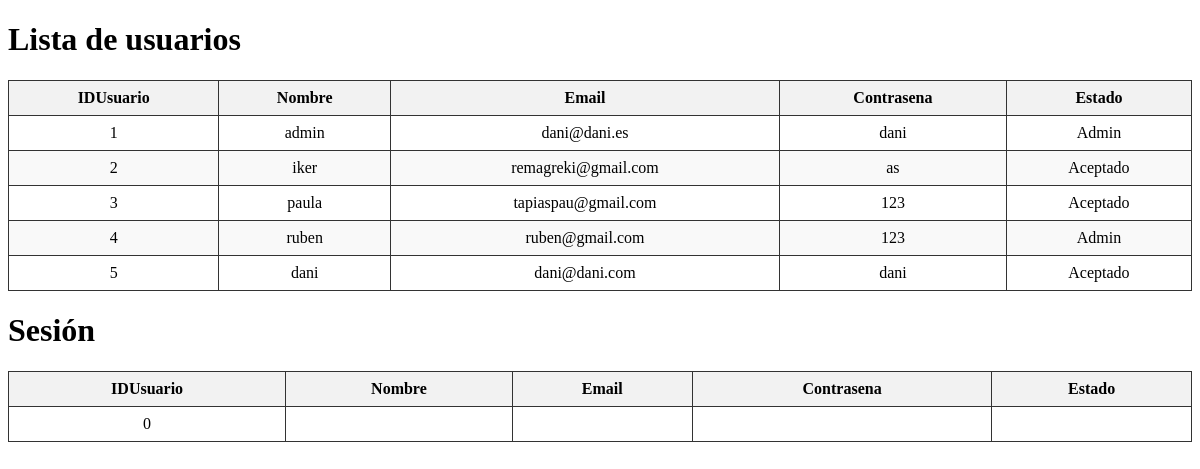
Page /db on the earlier database version.
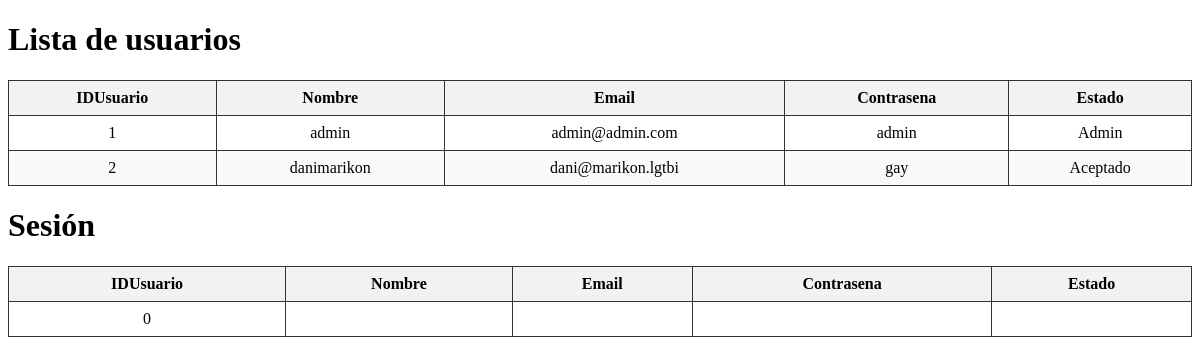
Same page on the later database version.
### tables this page shows
CREATE TABLE Usuario (
    IDUsuario INTEGER PRIMARY KEY AUTOINCREMENT,
    Nombre TEXT NOT NULL UNIQUE,
    Email TEXT NOT NULL UNIQUE,
    Contrasena TEXT NOT NULL,
    Estado TEXT NOT NULL DEFAULT 'Espera'
);

### app/controller/ui/ControladorVista.py (the view)
    @bp.route('/db')
    def bd():
        users = service.get_all()
        usuario_sesion = service.getSession()  # puede ser None si nadie ha iniciado sesión
        return render_template('db.html', usuarios=users, usuario_sesion=usuario_sesion)

### app/controller/model/GestorUsuarios.py (called while the page is built)
    def get_all(self):
        rows = self.db.execSQL(
            sql="SELECT * FROM Usuario"
        )
        return [ dict(row) for row in rows ]

    def getSession(self):
        return Sesion().getSession()

### app/controller/model/Sesion.py (called while the page is built)
    def __new__(cls):
        if cls._instance is None:
            cls._instance = super().__new__(cls)
            cls._instance.usuario = Usuario(0,'','','','',0)  # Inicializa un usuario vacío
        return cls._instance

    def getSession(self):
        return self.usuario.getData()

### app/controller/model/Usuario.py (called while the page is built)
    def getData(self):
        return {
            "IDUsuario": self.IDUsuario,
            "Nombre": self.Nombre,
            "Email": self.Email,
            "Contrasena": self.Contrasena,
            "Estado": self.Estado,
            "Favorito": self.Favorito
        }

### app/controller/ui/ControladorVista.py (called while the page is built)
def db_blueprint(db):
    bp = Blueprint('db', __name__)
    service = GestorUsuarios(db)
    @bp.route('/db')
    def bd():
        users = service.get_all()
        usuario_sesion = service.getSession()  # puede ser None si nadie ha iniciado sesión
        return render_template('db.html', usuarios=users, usuario_sesion=usuario_sesion)
    return bp

### app/templates/db.html (shortened to what this page needs)
<!DOCTYPE html>
<html lang="es">
<head>
</head>
<body>
    <h1>Lista de usuarios</h1>
    <table>
        <thead>
            <tr>
                <th>IDUsuario</th>
                <th>Nombre</th>
                <th>Email</th>
                <th>Contrasena</th>
                <th>Estado</th>
            </tr>
        </thead>
        <tbody>
            {% for u in usuarios %}
            <tr>
                <td>{{ u.IDUsuario }}</td>
                <td>{{ u.Nombre }}</td>
                <td>{{ u.Email }}</td>
                <td>{{ u.Contrasena }}</td>
                <td>{{ u.Estado }}</td>
            </tr>
            {% else %}
            <tr>
                <td colspan="5">No hay usuarios registrados.</td>
            </tr>
            {% endfor %}
        </tbody>
    </table>
    <h1>Sesión</h1>
    <table>
        <thead>
            <tr>
                <th>IDUsuario</th>
                <th>Nombre</th>
                <th>Email</th>
                <th>Contrasena</th>
                <th>Estado</th>
            </tr>
        </thead>
        <tbody>
            <tr>
                <td>{{ usuario_sesion.IDUsuario }}</td>
                <td>{{ usuario_sesion.Nombre }}</td>
                <td>{{ usuario_sesion.Email }}</td>
                <td>{{ usuario_sesion.Contrasena }}</td>
                <td>{{ usuario_sesion.Estado }}</td>
            </tr>
        </tbody>
    </table>
</body>
</html>

Differences in the rows shown:
removed Usuario: IDUsuario "3", Nombre "paula", Email "tapiaspau@gmail.com", Contrasena "123", Estado "Aceptado"
removed Usuario: IDUsuario "4", Nombre "ruben", Email "ruben@gmail.com", Contrasena "123", Estado "Admin"
removed Usuario: IDUsuario "5", Nombre "dani", Email "dani@dani.com", Contrasena "dani", Estado "Aceptado"
changed Usuario "admin": Email "dani@dani.es" → "admin@admin.com"; Contrasena "dani" → "admin"
changed Usuario "Aceptado": Nombre "iker" → "danimarikon"; Email "remagreki@gmail.com" → "dani@marikon.lgtbi"; Contrasena "as" → "gay"
